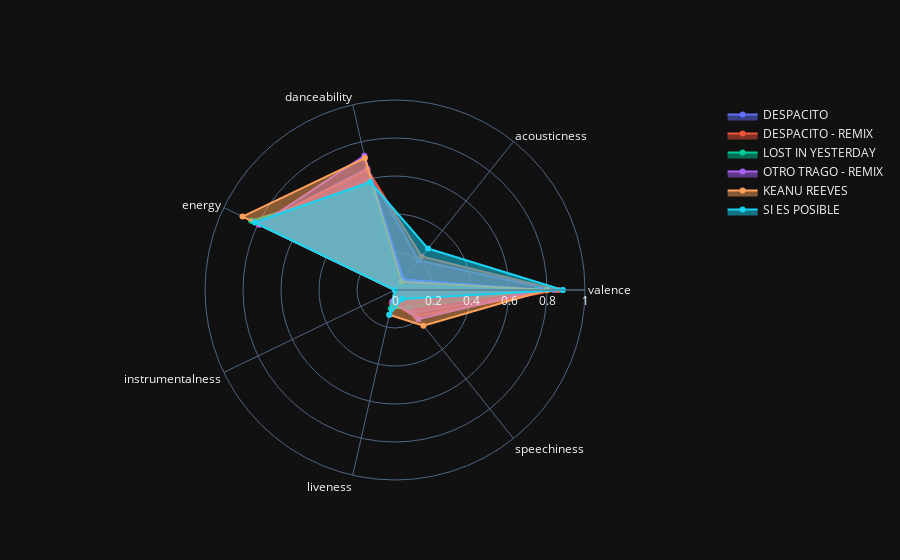

Source (notebook cell):
### Code cell
# Membuat Radar Chart
fig = go.Figure()
angles = list(dat[song_features_normalized].columns)
angles.append(angles[0])
layoutdict = dict(
            radialaxis=dict(
            visible=True,
            range=[0, 1]
            ))

names = [element.upper() for element in names]
dat['name'] = dat['name'].str.upper()
dat.to_csv('../data/Raw/comparison_data.csv', index=False)


for i in range(len(names)):
    subset = dat[dat['name'] == names[i]]
    data = [np.mean(subset[col]) for col in subset[song_features_normalized].columns]
    data.append(data[0])
    fig.add_trace(go.Scatterpolar(
        r=data,
        theta=angles,
        fill='toself',
        name=names[i]))

        
fig.update_layout(
        polar=layoutdict,
        showlegend=True,template='plotly_dark'
        )
fig.show()

### Figure 1 — Plotly figure (JSON) as saved in the notebook; plotly's stock layout.template omitted (floating-point values rounded to 4 significant figures)
{"data": [{"fill": "toself", "name": "DESPACITO", "r": [0.839, 0.198, 0.655, 0.797, 0, 0.067, 0.153, 0.839], "theta": ["valence", "acousticness", "danceability", "energy", "instrumentalness", "liveness", "speechiness", "valence"], "type": "scatterpolar"}, {"fill": "toself", "name": "DESPACITO - REMIX", "r": [0.857, 0.226, 0.649, 0.798, 0, 0.0711, 0.178, 0.857], "theta": ["valence", "acousticness", "danceability", "energy", "instrumentalness", "liveness", "speechiness", "valence"], "type": "scatterpolar"}, {"fill": "toself", "name": "LOST IN YESTERDAY", "r": [0.749, 0.0295, 0.569, 0.84, 0.000118, 0.0995, 0.118, 0.749], "theta": ["valence", "acousticness", "danceability", "energy", "instrumentalness", "liveness", "speechiness", "valence"], "type": "scatterpolar"}, {"fill": "toself", "name": "OTRO TRAGO - REMIX", "r": [0.763, 0.0711, 0.725, 0.79, 1.14e-06, 0.0602, 0.197, 0.763], "theta": ["valence", "acousticness", "danceability", "energy", "instrumentalness", "liveness", "speechiness", "valence"], "type": "scatterpolar"}, {"fill": "toself", "name": "KEANU REEVES", "r": [0.799, 0.0557, 0.712, 0.891, 0, 0.134, 0.24, 0.799], "theta": ["valence", "acousticness", "danceability", "energy", "instrumentalness", "liveness", "speechiness", "valence"], "type": "scatterpolar"}, {"fill": "toself", "name": "SI ES POSIBLE", "r": [0.883, 0.279, 0.583, 0.819, 0, 0.134, 0.0603, 0.883], "theta": ["valence", "acousticness", "danceability", "energy", "instrumentalness", "liveness", "speechiness", "valence"], "type": "scatterpolar"}], "layout": {"polar": {"radialaxis": {"range": [0, 1], "visible": true}}, "showlegend": true}}
